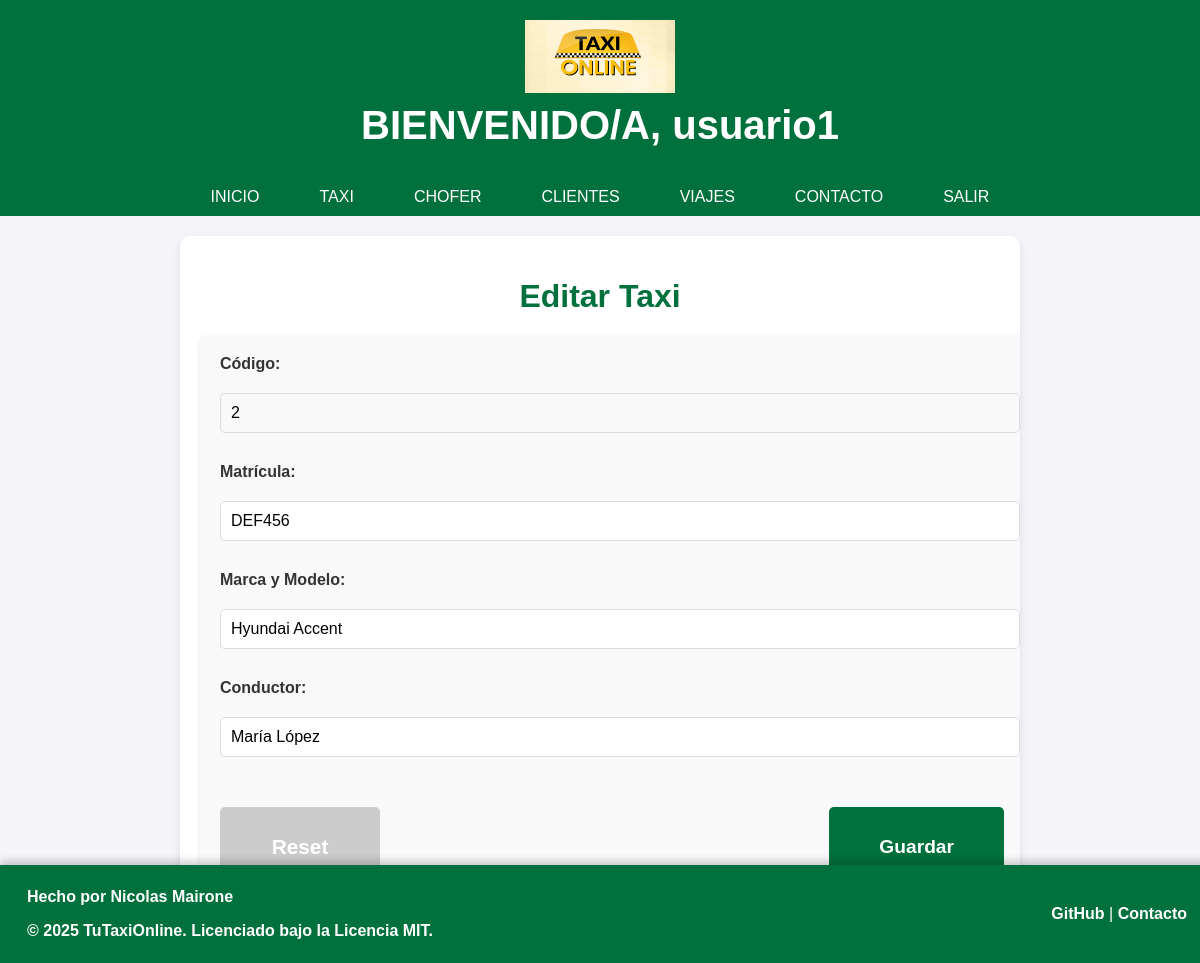
The app's page /editar_taxi.php?id=2 (signed in) with its own data.
### tables this page shows
CREATE TABLE `taxis` (
  `id` int NOT NULL AUTO_INCREMENT,
  `placa` varchar(10) NOT NULL,
  `modelo` varchar(50) NOT NULL,
  `conductor` varchar(255) NOT NULL,
  PRIMARY KEY (`id`),
  UNIQUE KEY `placa` (`placa`)
);

### editar_taxi.php (the view, shortened to what this page needs)
<?php
include 'conexion.php';
include 'encabezado1.php';
if (isset($_POST['id'])) {
    $cod = $_POST['id'];
    $pla = $_POST['placa'];
    $mar = $_POST['modelo'];
    $cond = $_POST['conductor'];
    $query = "UPDATE taxis
              SET placa='$pla', modelo='$mar', conductor='$cond'
              WHERE id='$cod'";
	if (mysqli_query($conexion, $query)) {
		header("Location: mantenimiento_taxi.php");
		exit();
	} else {
		echo '<p>Error al actualizar: ' . mysqli_error($conexion) . '</p>';
	}
    mysqli_close($conexion);
} else {
    $cod = $_GET['id'];
    $query = "SELECT * FROM taxis WHERE id='$cod'";
    $result = mysqli_query($conexion, $query);
    if ($fila = mysqli_fetch_assoc($result)) {
        ?>
        <!DOCTYPE html>
        <html lang="es">
        <head>
            <link rel="stylesheet" href="css/styles.css">
        </head>
        <body>
            <div class="page-container">
                <h1 class="page-title">Editar Taxi</h1>
                <form name="taxi" class="form-container" action="editar_taxi.php" method="post">
                    <label for="id">Código:</label>
                    <input type="text" id="id" name="id" value="<?php echo $fila['id']; ?>" readonly>
                    <label for="placa">Matrícula:</label>
                    <input type="text" id="placa" name="placa" value="<?php echo $fila['placa']; ?>" required>
                    <label for="modelo">Marca y Modelo:</label>
                    <input type="text" id="modelo" name="modelo" value="<?php echo $fila['modelo']; ?>" required>
                    <label for="conductor">Conductor:</label>
                    <input type="text" id="conductor" name="conductor" value="<?php echo $fila['conductor']; ?>" required>
                    <div class="button-group">
                        <button type="button" class="btn-reset" disabled>Reset</button>
                        <button type="submit" class="btn-submit">Guardar</button>
                    </div>
                </form>
            </div>
        </body>
        </html>
        <?php
    } else {
        echo '<p>Error: No se encontró el taxi.</p>';
    }
}
?>

### css/styles.css (style rules this page uses)
body { font-family: "Arial", sans-serif; margin: 0; padding: 0; background-color: #f4f4f9; color: #333; }
.btn-submit { width: 100%; height: 70px; font-size: 1.3rem; font-weight: bold; color: white; background: #00703c; border: none; border-radius: 5px; cursor: pointer; transition: background-color 0.3s ease; margin-top: 20px; }
.page-container { width: 90%; max-width: 800px; margin: 50px auto; padding: 20px; background: white; border-radius: 8px; box-shadow: 0 4px 6px rgba(0, 0, 0, 0.1); }
.page-title { font-size: 2rem; color: #00703c; text-align: center; margin-bottom: 20px; }
.form-container { width: 100%; padding: 20px; background: #f9f9f9; border-radius: 8px; box-shadow: 0 2px 4px rgba(0, 0, 0, 0.1); }
.form-container label { display: block; font-size: 1rem; color: #333; margin-bottom: 5px; font-weight: bold; }
.form-container input { width: 100%; padding: 10px; margin-bottom: 15px; border: 1px solid #ddd; border-radius: 5px; font-size: 1rem; box-sizing: border-box; }
.btn-submit { width: 48%; padding: 10px; font-size: 1.2rem; font-weight: bold; color: white; background: #00703c; border: none; border-radius: 5px; cursor: pointer; transition: background-color 0.3s ease; margin-right: 2%; }
.button-group { display: flex; justify-content: center; gap: 10px; }
.button-group .btn-submit { width: auto; padding: 20px 50px; font-size: 1.2rem; font-weight: bold; color: white; background: #00703c; border: none; border-radius: 5px; cursor: pointer; transition: background-color 0.3s ease; }

### editar_taxi.php (style rules this page uses)
.page-container { width: 90%; max-width: 800px; margin: 20px auto; background-color: #ffffff; padding: 20px; border-radius: 10px; box-shadow: 0 4px 8px rgba(0, 0, 0, 0.1); overflow: hidden; }
.form-container { display: flex; flex-direction: column; gap: 15px; margin-right: 20px; }
.form-container label { font-weight: bold; }
.form-container input { padding: 10px; font-size: 1rem; border: 1px solid #ddd; border-radius: 5px; }
.form-container input[readonly] { background-color: #f9f9f9; cursor: not-allowed; }
.button-group { display: flex; justify-content: space-between; align-items: center; }
.btn-submit { padding: 10px 20px; font-size: 1rem; color: #ffffff; border: none; border-radius: 5px; width: 48%; text-align: center; height: 80px; }
.btn-submit { background-color: #00703c; }
.btn-reset { font-size: 1.3rem; margin-top: 20px; padding: 10px 20px; color: #ffffff; border: none; border-radius: 5px; font-weight: bold; width: 20%; text-align: center; height: 80px; background-color: #cccccc; cursor: not-allowed; }

### records on screen
taxis: id "2", placa "DEF456", modelo "Hyundai Accent", conductor "María López"

### other values on screen
$nombre_usuario "usuario1"
